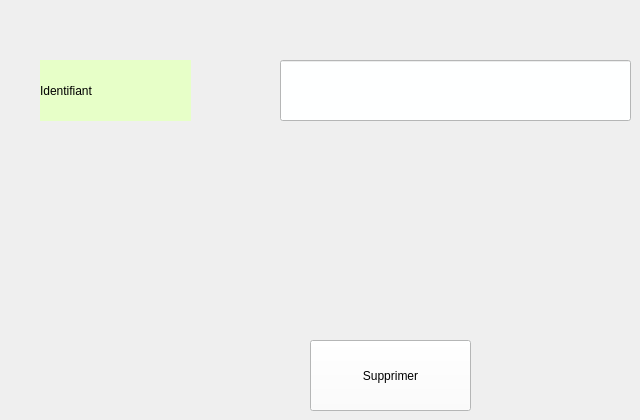
     <widget class="QWidget" name="tab_supprimer">
      <attribute name="title">
       <string>Supprimer Collecte</string>
      </attribute>
      <widget class="QLabel" name="lab_id_supp">
       <property name="geometry">
        <rect>
         <x>40</x>
         <y>60</y>
         <width>151</width>
         <height>61</height>
        </rect>
       </property>
       <property name="styleSheet">
        <string notr="true">background-color: rgb(231,255,200);</string>
       </property>
       <property name="text">
        <string>Identifiant</string>
       </property>
      </widget>
      <widget class="QLineEdit" name="le_id_supp_col">
       <property name="geometry">
        <rect>
         <x>280</x>
         <y>60</y>
         <width>351</width>
         <height>61</height>
        </rect>
       </property>
       <property name="styleSheet">
        <string notr="true">background-color: rgb(254, 255, 255);</string>
       </property>
      </widget>
      <widget class="QPushButton" name="pb_supprimer_col">
       <property name="geometry">
        <rect>
         <x>310</x>
         <y>340</y>
         <width>161</width>
         <height>71</height>
        </rect>
       </property>
       <property name="styleSheet">
        <string notr="true">background-color: rgb(254, 255, 255);</string>
       </property>
       <property name="text">
        <string>Supprimer</string>
       </property>
      </widget>
     </widget>
